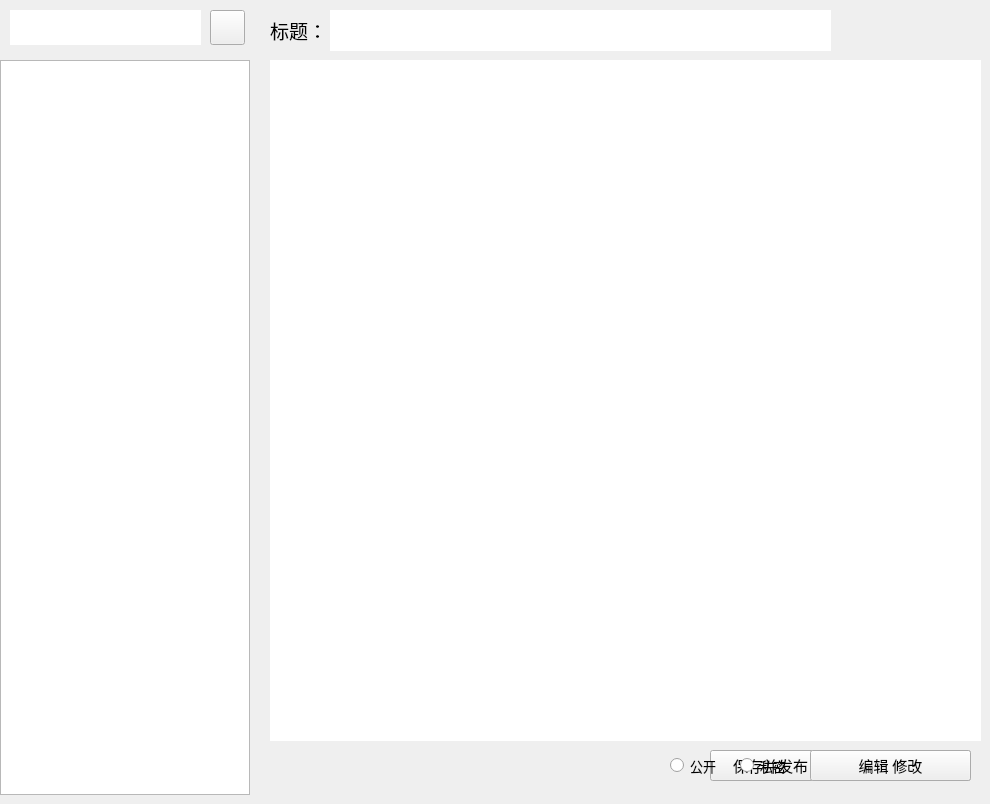
    <widget class="QWidget" name="page1">
     <widget class="QListView" name="p1_list">
      <property name="geometry">
       <rect>
        <x>0</x>
        <y>60</y>
        <width>250</width>
        <height>735</height>
       </rect>
      </property>
      <property name="minimumSize">
       <size>
        <width>250</width>
        <height>735</height>
       </size>
      </property>
      <property name="maximumSize">
       <size>
        <width>250</width>
        <height>735</height>
       </size>
      </property>
     </widget>
     <widget class="QTextEdit" name="p1_text">
      <property name="geometry">
       <rect>
        <x>270</x>
        <y>60</y>
        <width>711</width>
        <height>681</height>
       </rect>
      </property>
      <property name="font">
       <font>
        <family>微软雅黑</family>
        <pointsize>11</pointsize>
       </font>
      </property>
      <property name="frameShape">
       <enum>QFrame::NoFrame</enum>
      </property>
      <property name="html">
       <string>&lt;!DOCTYPE HTML PUBLIC &quot;-//W3C//DTD HTML 4.0//EN&quot; &quot;http://www.w3.org/TR/REC-html40/strict.dtd&quot;&gt;
&lt;html&gt;&lt;head&gt;&lt;meta name=&quot;qrichtext&quot; content=&quot;1&quot; /&gt;&lt;style type=&quot;text/css&quot;&gt;
p, li { white-space: pre-wrap; }
&lt;/style&gt;&lt;/head&gt;&lt;body style=&quot; font-family:'微软雅黑'; font-size:11pt; font-weight:400; font-style:normal;&quot;&gt;
&lt;p style=&quot;-qt-paragraph-type:empty; margin-top:0px; margin-bottom:0px; margin-left:0px; margin-right:0px; -qt-block-indent:0; text-indent:0px;&quot;&gt;&lt;br /&gt;&lt;/p&gt;&lt;/body&gt;&lt;/html&gt;</string>
      </property>
     </widget>
     <widget class="QLabel" name="p1_title1">
      <property name="geometry">
       <rect>
        <x>270</x>
        <y>10</y>
        <width>61</width>
        <height>41</height>
       </rect>
      </property>
      <property name="font">
       <font>
        <family>微软雅黑</family>
        <pointsize>14</pointsize>
        <weight>50</weight>
        <bold>false</bold>
       </font>
      </property>
      <property name="text">
       <string>标题：</string>
      </property>
     </widget>
     <widget class="QPushButton" name="p1_private">
      <property name="geometry">
       <rect>
        <x>850</x>
        <y>750</y>
        <width>121</width>
        <height>31</height>
       </rect>
      </property>
      <property name="font">
       <font>
        <family>微软雅黑</family>
        <pointsize>11</pointsize>
       </font>
      </property>
      <property name="text">
       <string>私密保存</string>
      </property>
     </widget>
     <widget class="QPushButton" name="p1_public">
      <property name="geometry">
       <rect>
        <x>710</x>
        <y>750</y>
        <width>121</width>
        <height>31</height>
       </rect>
      </property>
      <property name="font">
       <font>
        <family>微软雅黑</family>
        <pointsize>11</pointsize>
       </font>
      </property>
      <property name="text">
       <string>保存并发布</string>
      </property>
     </widget>
     <widget class="QTextEdit" name="p1_title">
      <property name="geometry">
       <rect>
        <x>330</x>
        <y>10</y>
        <width>501</width>
        <height>41</height>
       </rect>
      </property>
      <property name="font">
       <font>
        <family>微软雅黑</family>
        <pointsize>14</pointsize>
       </font>
      </property>
      <property name="frameShape">
       <enum>QFrame::NoFrame</enum>
      </property>
      <property name="html">
       <string>&lt;!DOCTYPE HTML PUBLIC &quot;-//W3C//DTD HTML 4.0//EN&quot; &quot;http://www.w3.org/TR/REC-html40/strict.dtd&quot;&gt;
&lt;html&gt;&lt;head&gt;&lt;meta name=&quot;qrichtext&quot; content=&quot;1&quot; /&gt;&lt;style type=&quot;text/css&quot;&gt;
p, li { white-space: pre-wrap; }
&lt;/style&gt;&lt;/head&gt;&lt;body style=&quot; font-family:'微软雅黑'; font-size:14pt; font-weight:400; font-style:normal;&quot;&gt;
&lt;p style=&quot;-qt-paragraph-type:empty; margin-top:0px; margin-bottom:0px; margin-left:0px; margin-right:0px; -qt-block-indent:0; text-indent:0px;&quot;&gt;&lt;br /&gt;&lt;/p&gt;&lt;/body&gt;&lt;/html&gt;</string>
      </property>
     </widget>
     <widget class="QPushButton" name="p1_search1">
      <property name="geometry">
       <rect>
        <x>210</x>
        <y>10</y>
        <width>35</width>
        <height>35</height>
       </rect>
      </property>
      <property name="minimumSize">
       <size>
        <width>35</width>
        <height>35</height>
       </size>
      </property>
      <property name="maximumSize">
       <size>
        <width>35</width>
        <height>35</height>
       </size>
      </property>
      <property name="text">
       <string/>
      </property>
     </widget>
     <widget class="QTextEdit" name="p1_search">
      <property name="geometry">
       <rect>
        <x>10</x>
        <y>10</y>
        <width>191</width>
        <height>35</height>
       </rect>
      </property>
      <property name="minimumSize">
       <size>
        <width>0</width>
        <height>35</height>
       </size>
      </property>
      <property name="maximumSize">
       <size>
        <width>16777215</width>
        <height>35</height>
       </size>
      </property>
      <property name="font">
       <font>
        <family>微软雅黑</family>
        <pointsize>11</pointsize>
       </font>
      </property>
      <property name="frameShape">
       <enum>QFrame::NoFrame</enum>
      </property>
      <property name="html">
       <string>&lt;!DOCTYPE HTML PUBLIC &quot;-//W3C//DTD HTML 4.0//EN&quot; &quot;http://www.w3.org/TR/REC-html40/strict.dtd&quot;&gt;
&lt;html&gt;&lt;head&gt;&lt;meta name=&quot;qrichtext&quot; content=&quot;1&quot; /&gt;&lt;style type=&quot;text/css&quot;&gt;
p, li { white-space: pre-wrap; }
&lt;/style&gt;&lt;/head&gt;&lt;body style=&quot; font-family:'微软雅黑'; font-size:11pt; font-weight:400; font-style:normal;&quot;&gt;
&lt;p style=&quot;-qt-paragraph-type:empty; margin-top:0px; margin-bottom:0px; margin-left:0px; margin-right:0px; -qt-block-indent:0; text-indent:0px;&quot;&gt;&lt;br /&gt;&lt;/p&gt;&lt;/body&gt;&lt;/html&gt;</string>
      </property>
     </widget>
     <widget class="QPushButton" name="p1_modify">
      <property name="geometry">
       <rect>
        <x>810</x>
        <y>750</y>
        <width>161</width>
        <height>31</height>
       </rect>
      </property>
      <property name="font">
       <font>
        <family>微软雅黑</family>
        <pointsize>11</pointsize>
       </font>
      </property>
      <property name="text">
       <string>编辑 修改</string>
      </property>
     </widget>
     <widget class="QRadioButton" name="p1_p0">
      <property name="geometry">
       <rect>
        <x>670</x>
        <y>750</y>
        <width>61</width>
        <height>31</height>
       </rect>
      </property>
      <property name="font">
       <font>
        <family>微软雅黑</family>
        <pointsize>10</pointsize>
       </font>
      </property>
      <property name="text">
       <string>公开</string>
      </property>
     </widget>
     <widget class="QRadioButton" name="p1_p1">
      <property name="geometry">
       <rect>
        <x>740</x>
        <y>750</y>
        <width>61</width>
        <height>31</height>
       </rect>
      </property>
      <property name="font">
       <font>
        <family>微软雅黑</family>
        <pointsize>10</pointsize>
       </font>
      </property>
      <property name="text">
       <string>私密</string>
      </property>
     </widget>
    </widget>
